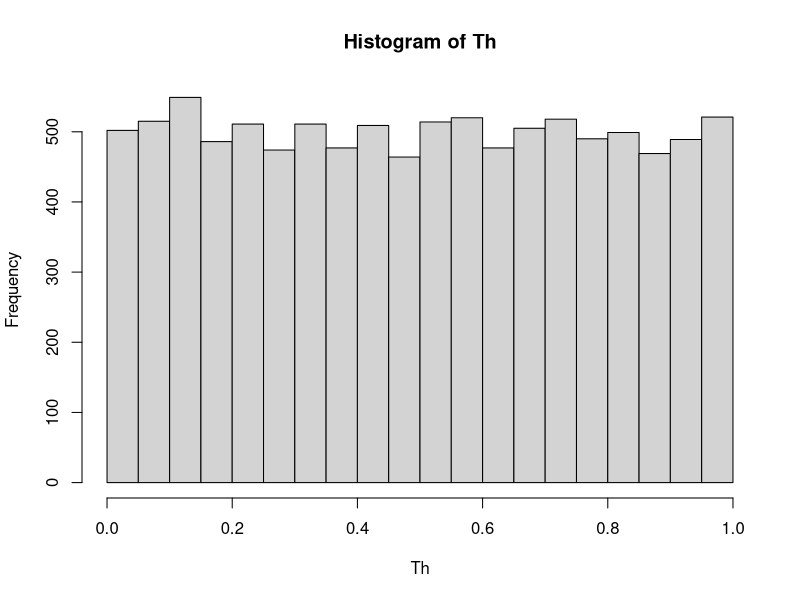
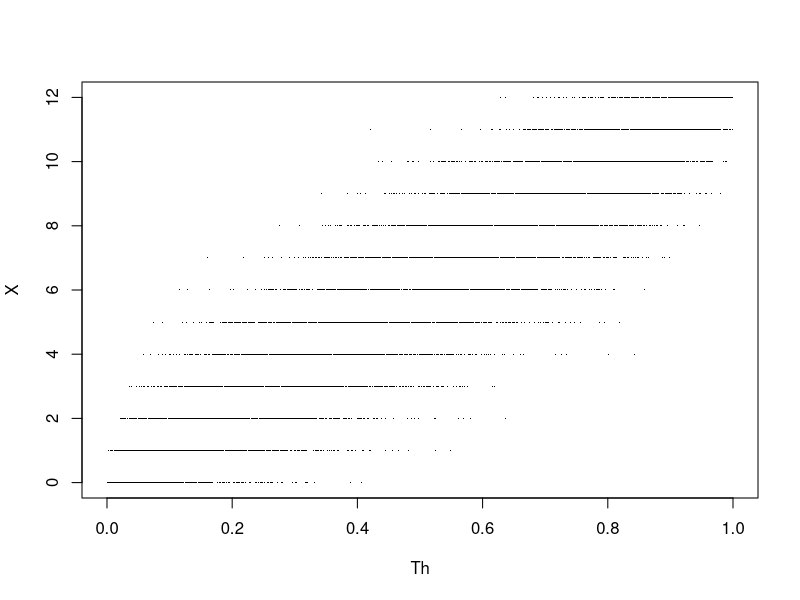
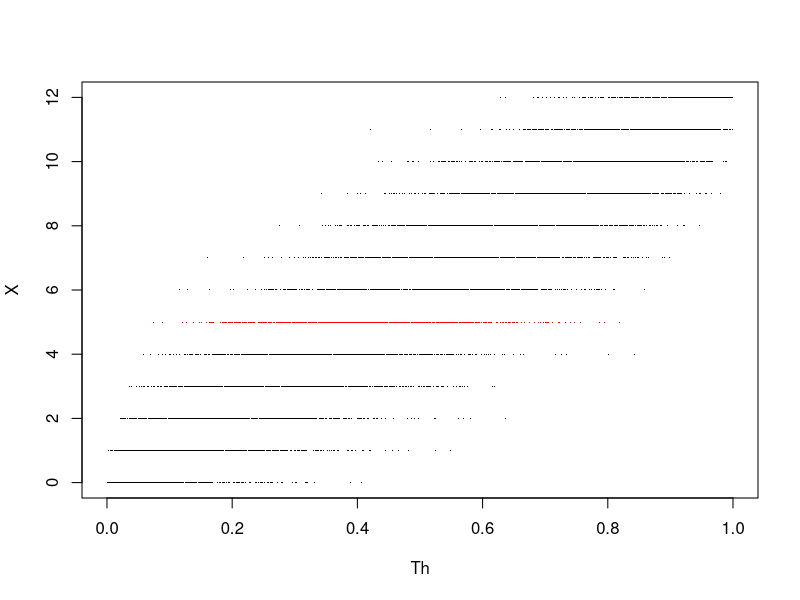
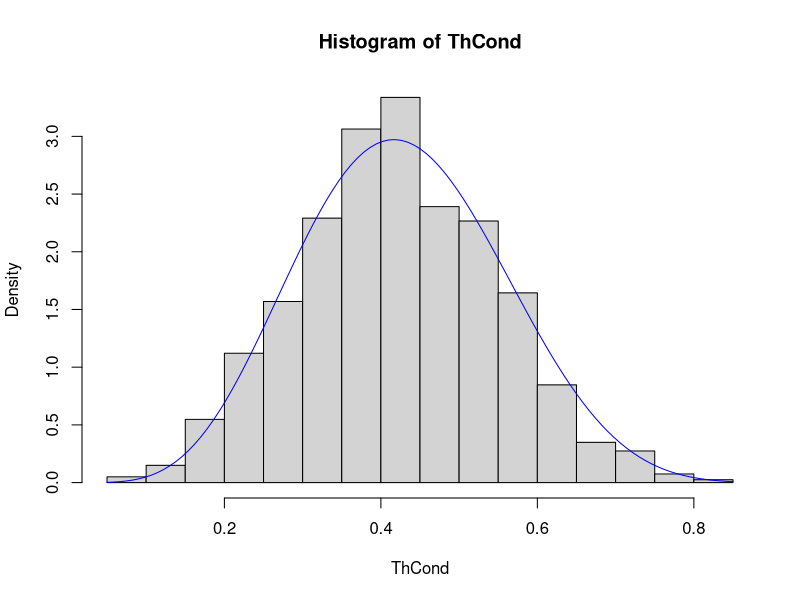

Generate these figures, in order, with R:
## ---- chunk 1
m = 10^4
n = 12
Th <- runif(m) #
X <- rbinom(m,n,Th)
hist(Th, probl=TRUE)
plot(Th, X, pch=".")
pal = c("black", "red")
k = 5
C = (X==k)
kol <- pal[C+1]
plot(Th,X,col=kol, pch=".")
ThCond <- Th[C]
hist(ThCond, prob=TRUE)
curve(dbeta(x,k+1,n-k+1), add=TRUE, col="blue")
